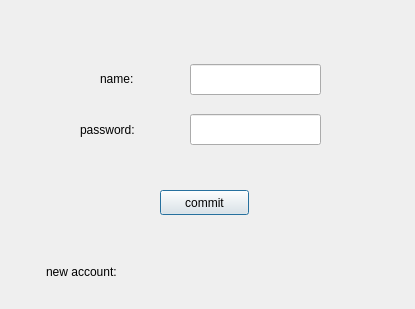
<?xml version="1.0" encoding="UTF-8"?>
<ui version="4.0">
 <class>Register</class>
 <widget class="QDialog" name="Register">
  <property name="geometry">
   <rect>
    <x>0</x>
    <y>0</y>
    <width>415</width>
    <height>309</height>
   </rect>
  </property>
  <property name="windowTitle">
   <string>Register</string>
  </property>
  <widget class="QPushButton" name="btn_commit">
   <property name="geometry">
    <rect>
     <x>160</x>
     <y>190</y>
     <width>89</width>
     <height>25</height>
    </rect>
   </property>
   <property name="text">
    <string>commit</string>
   </property>
  </widget>
  <widget class="QLineEdit" name="lineEdit_name">
   <property name="geometry">
    <rect>
     <x>190</x>
     <y>64</y>
     <width>131</width>
     <height>31</height>
    </rect>
   </property>
  </widget>
  <widget class="QLineEdit" name="lineEdit_pwd">
   <property name="geometry">
    <rect>
     <x>190</x>
     <y>114</y>
     <width>131</width>
     <height>31</height>
    </rect>
   </property>
  </widget>
  <widget class="QLabel" name="label">
   <property name="geometry">
    <rect>
     <x>100</x>
     <y>70</y>
     <width>67</width>
     <height>17</height>
    </rect>
   </property>
   <property name="text">
    <string>name:</string>
   </property>
  </widget>
  <widget class="QLabel" name="label_2">
   <property name="geometry">
    <rect>
     <x>80</x>
     <y>120</y>
     <width>91</width>
     <height>20</height>
    </rect>
   </property>
   <property name="text">
    <string>password:</string>
   </property>
  </widget>
  <widget class="QLabel" name="label_new_account">
   <property name="geometry">
    <rect>
     <x>46</x>
     <y>246</y>
     <width>331</width>
     <height>51</height>
    </rect>
   </property>
   <property name="text">
    <string>new account:</string>
   </property>
  </widget>
 </widget>
 <resources/>
 <connections/>
</ui>
